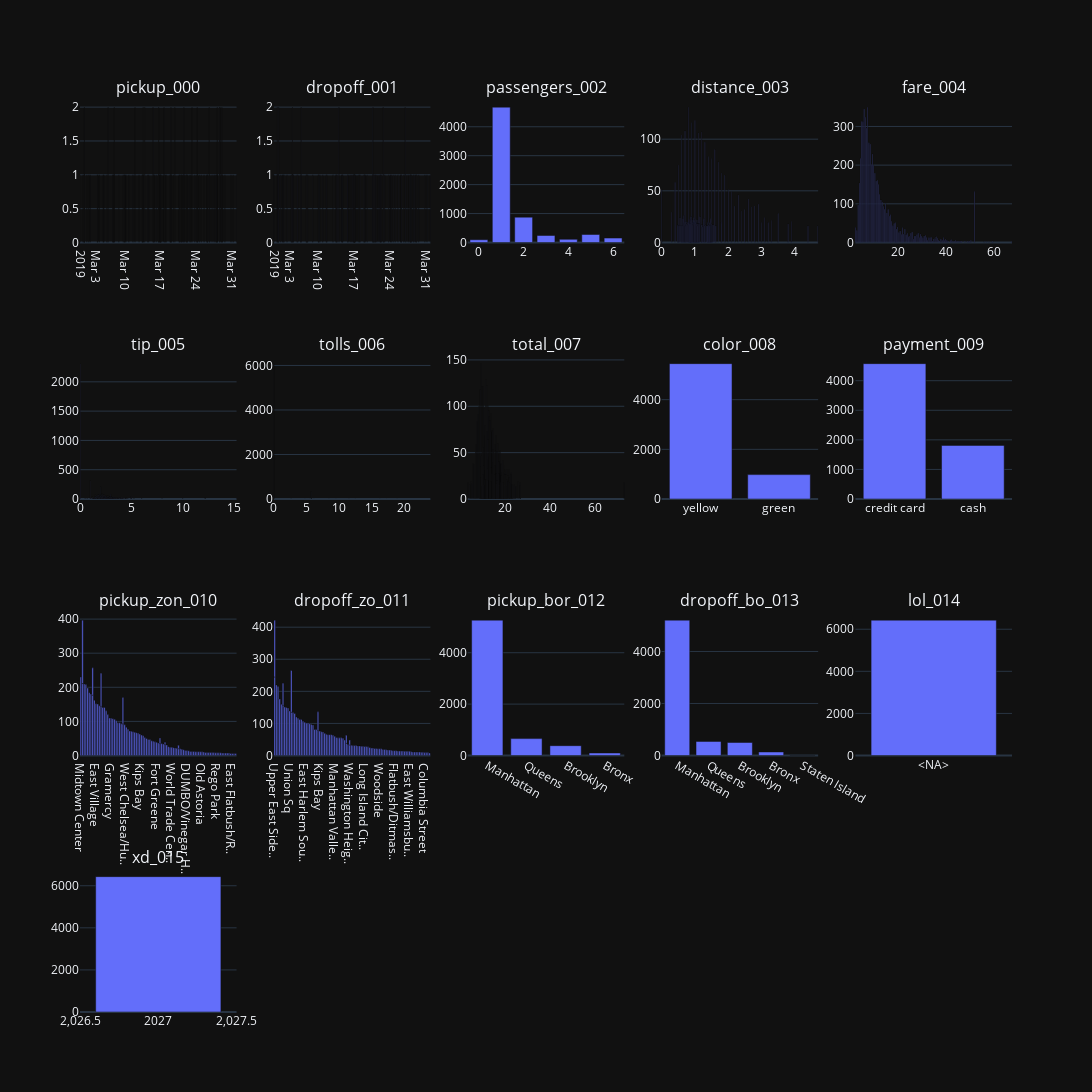

Notebook source saved alongside this figure:
### Markdown cell above
### <a id='toc1_3_2_'></a>[describe_df()](#toc0_)

### Code cell
df["lol"] = np.nan
df["xd"]=2027
df["lol"] = df["lol"].astype("float64")

display(df)

tbl.describe_df(
    df,
    # "taxis",
    # use_columns=False,
    # renderer="svg",
    top_n_uniques=10,
    top_n_chars_in_columns=10,
    top_n_chars_in_index=15,
)

### Figure 1 — Plotly figure (JSON) as saved in the notebook; plotly's stock layout.template omitted (floating-point values rounded to 4 significant figures)
{"data": [{"hovertemplate": "x=%{x}<br>y=%{y}<extra></extra>", "legendgroup": "", "marker": {"color": "#636efa", "pattern": {"shape": ""}}, "name": "", "orientation": "v", "showlegend": false, "textposition": "auto", "type": "bar", "x": ["2019-03-13 10:57:06", "2019-03-21 08:59:27", "2019-03-01 23:48:39", "2019-03-28 08:21:02", "2019-03-07 19:54:40", "2019-03-24 00:12:23", "2019-03-16 10:37:52", "2019-03-13 17:27:27", "2019-03-22 23:15:20", "2019-03-26 08:02:40", "2019-03-18 20:39:17", "2019-03-27 21:37:43", "2019-03-11 20:28:00", "2019-03-28 18:47:12", "2019-03-15 08:39:34", "2019-03-28 10:05:08", "2019-03-19 14:40:14", "2019-03-06 14:40:57", "2019-03-17 12:10:05", "2019-03-22 12:47:13", "2019-03-16 10:02:25", "2019-03-08 16:18:37", "2019-03-23 11:48:50", "2019-03-10 01:23:59", "2019-03-26 21:07:31", "2019-03-11 10:37:23", "2019-03-30 13:27:42", "2019-03-27 17:53:01", "2019-03-18 21:27:14", "2019-03-20 19:39:42", "2019-03-21 03:37:34", "2019-03-19 07:55:25", "2019-03-27 12:13:34", "2019-03-16 17:53:34", "2019-03-15 12:36:05", "2019-03-23 20:50:49", "2019-03-27 06:28:36", "2019-03-25 22:04:25", "2019-03-25 08:01:01", "2019-03-25 23:05:54", "2019-03-28 17:20:54", "2019-03-04 12:15:39", "2019-03-07 15:15:46", "2019-03-07 16:49:01", "2019-03-03 02:45:36", "2019-03-16 20:30:36", "2019-03-20 12:25:31", "2019-03-06 08:09:03", "2019-03-10 15:14:20", "2019-03-01 02:55:55", "2019-03-17 19:24:50", "2019-03-20 22:29:32", "2019-03-21 10:48:02", "2019-03-01 17:39:58", "2019-03-22 17:28:51", "2019-03-21 18:41:58", "2019-03-18 16:03:14", "2019-03-25 22:50:56", "2019-03-02 10:47:45", "2019-03-24 18:42:56", "2019-03-30 23:59:14", "2019-03-27 19:39:16", "2019-03-14 07:19:29", "2019-03-07 11:19:21", "2019-03-20 11:40:59", "2019-03-13 06:17:45", "2019-03-24 09:53:28", "2019-03-09 19:54:40", "2019-03-04 21:35:00", "2019-03-17 01:28:28", "2019-03-21 21:30:05", "2019-03-20 18:49:24", "2019-03-24 01:13:51", "2019-03-14 12:11:52", "2019-03-05 17:57:00", "2019-03-17 13:55:43", "2019-03-01 23:21:01", "2019-03-09 19:24:01", "2019-03-01 22:49:54", "2019-03-13 10:55:10", "2019-03-21 23:33:55", "2019-03-28 21:59:44", "2019-03-26 10:14:55", "2019-03-02 19:08:25", "2019-03-15 13:42:03", "2019-03-04 13:39:06", "2019-03-22 02:22:01", "2019-03-31 15:43:37", "2019-03-27 19:27:17", "2019-03-13 07:34:09", "2019-03-12 15:44:53", "2019-03-29 08:48:46", "2019-03-16 16:36:34", "2019-03-16 17:38:47", "2019-03-09 13:42:08", "2019-03-05 15:41:23", "2019-03-18 19:57:00", "2019-03-17 22:47:36", "2019-03-15 23:46:05", "2019-03-16 18:57:19"], "xaxis": "x", "y": [2, 2, 2, 2, 2, 2, 2, 2, 2, 2, 2, 2, 2, 2, 2, 2, 2, 2, 2, 1, 1, 1, 1, 1, 1, 1, 1, 1, 1, 1, 1, 1, 1, 1, 1, 1, 1, 1, 1, 1, 1, 1, 1, 1, 1, 1, 1, 1, 1, 1, 1, 1, 1, 1, 1, 1, 1, 1, 1, 1, 1, 1, 1, 1, 1, 1, 1, 1, 1, 1, 1, 1, 1, 1, 1, 1, 1, 1, 1, 1, 1, 1, 1, 1, 1, 1, 1, 1, 1, 1, 1, 1, 1, 1, 1, 1, 1, 1, 1, 1], "yaxis": "y"}, {"hovertemplate": "x=%{x}<br>y=%{y}<extra></extra>", "legendgroup": "", "marker": {"color": "#636efa", "pattern": {"shape": ""}}, "name": "", "orientation": "v", "showlegend": false, "textposition": "auto", "type": "bar", "x": ["2019-03-04 18:08:13", "2019-03-01 19:18:55", "2019-03-06 10:54:59", "2019-03-02 00:58:26", "2019-03-26 17:39:56", "2019-03-13 19:39:35", "2019-03-22 11:06:48", "2019-03-20 10:38:15", "2019-03-26 21:17:29", "2019-03-16 10:22:29", "2019-03-08 16:26:57", "2019-03-23 12:06:14", "2019-03-22 12:58:17", "2019-03-10 01:49:51", "2019-03-11 10:47:31", "2019-03-30 13:37:14", "2019-03-18 21:34:16", "2019-03-27 18:00:25", "2019-03-20 19:45:36", "2019-03-15 12:54:28", "2019-03-19 08:09:17", "2019-03-27 12:25:48", "2019-03-16 18:13:57", "2019-03-25 08:13:27", "2019-03-23 21:02:07", "2019-03-27 06:38:10", "2019-03-25 22:11:30", "2019-03-21 03:44:13", "2019-03-25 23:11:13", "2019-03-28 17:55:57", "2019-03-24 10:01:22", "2019-03-04 12:26:53", "2019-03-20 12:06:41", "2019-03-07 16:57:07", "2019-03-03 03:02:14", "2019-03-16 20:46:22", "2019-03-20 12:45:02", "2019-03-06 08:27:11", "2019-03-10 15:20:17", "2019-03-01 02:57:59", "2019-03-17 19:29:58", "2019-03-20 22:32:24", "2019-03-21 10:57:45", "2019-03-01 18:04:46", "2019-03-22 17:33:51", "2019-03-21 19:15:25", "2019-03-18 16:10:36", "2019-03-25 22:59:51", "2019-03-07 15:50:14", "2019-03-24 19:09:00", "2019-03-30 23:59:17", "2019-03-27 20:00:26", "2019-03-14 07:45:51", "2019-03-07 11:39:09", "2019-03-04 21:53:42", "2019-03-13 06:21:54", "2019-03-02 10:56:08", "2019-03-17 22:55:32", "2019-03-16 17:56:04", "2019-03-29 08:56:07", "2019-03-20 19:12:40", "2019-03-24 01:24:00", "2019-03-14 12:40:54", "2019-03-05 18:45:25", "2019-03-17 14:01:39", "2019-03-01 23:46:28", "2019-03-09 19:33:32", "2019-03-01 22:53:32", "2019-03-13 11:23:25", "2019-03-21 23:36:39", "2019-03-28 22:04:04", "2019-03-26 10:26:58", "2019-03-02 19:31:42", "2019-03-15 13:49:00", "2019-03-04 13:58:52", "2019-03-22 02:30:21", "2019-03-31 15:53:39", "2019-03-27 19:48:47", "2019-03-13 07:38:18", "2019-03-12 16:02:05", "2019-03-02 23:17:34", "2019-03-21 21:39:03", "2019-03-17 02:04:54", "2019-03-05 15:46:30", "2019-03-16 16:54:50", "2019-03-18 20:06:22", "2019-03-28 11:49:30", "2019-03-15 23:59:52", "2019-03-16 19:00:16", "2019-03-14 12:08:32", "2019-03-16 21:21:58", "2019-03-09 20:07:27", "2019-03-03 16:48:36", "2019-03-04 20:24:14", "2019-03-28 23:16:56", "2019-03-16 05:08:20", "2019-03-27 22:41:40", "2019-03-07 11:05:01", "2019-03-11 08:47:21", "2019-03-28 07:41:14"], "xaxis": "x2", "y": [2, 2, 2, 2, 2, 2, 2, 2, 1, 1, 1, 1, 1, 1, 1, 1, 1, 1, 1, 1, 1, 1, 1, 1, 1, 1, 1, 1, 1, 1, 1, 1, 1, 1, 1, 1, 1, 1, 1, 1, 1, 1, 1, 1, 1, 1, 1, 1, 1, 1, 1, 1, 1, 1, 1, 1, 1, 1, 1, 1, 1, 1, 1, 1, 1, 1, 1, 1, 1, 1, 1, 1, 1, 1, 1, 1, 1, 1, 1, 1, 1, 1, 1, 1, 1, 1, 1, 1, 1, 1, 1, 1, 1, 1, 1, 1, 1, 1, 1, 1], "yaxis": "y2"}, {"hovertemplate": "x=%{x}<br>y=%{y}<extra></extra>", "legendgroup": "", "marker": {"color": "#636efa", "pattern": {"shape": ""}}, "name": "", "orientation": "v", "showlegend": false, "textposition": "auto", "type": "bar", "x": [1, 2, 5, 3, 6, 4, 0], "xaxis": "x3", "y": [4678, 876, 277, 243, 153, 110, 96], "yaxis": "y3"}, {"hovertemplate": "x=%{x}<br>y=%{y}<extra></extra>", "legendgroup": "", "marker": {"color": "#636efa", "pattern": {"shape": ""}}, "name": "", "orientation": "v", "showlegend": false, "textposition": "auto", "type": "bar", "x": [0.8, 1.0, 0.9, 0.7, 1.2, 1.1, 0.6, 1.3, 1.6, 1.4, 1.5, 1.7, 0.5, 1.8, 1.9, 0.4, 2.0, 0.0, 2.1, 2.3, 2.6, 2.9, 2.2, 2.8, 2.7, 2.5, 2.4, 0.3, 3.5, 0.66, 0.88, 1.15, 0.55, 3.1, 0.95, 0.87, 1.46, 0.64, 1.27, 0.81, 0.91, 1.02, 0.97, 1.06, 0.89, 0.84, 1.26, 3.3, 0.86, 1.47, 0.73, 0.99, 3.9, 0.68, 1.38, 1.01, 1.43, 1.03, 0.77, 0.82, 3.2, 1.14, 0.94, 1.79, 0.98, 3.0, 1.04, 1.49, 1.13, 1.11, 0.74, 3.8, 0.85, 1.05, 1.09, 1.08, 0.93, 1.52, 0.48, 1.21, 0.78, 1.32, 1.55, 1.19, 1.42, 1.37, 1.45, 0.71, 1.07, 1.28, 1.34, 0.58, 4.7, 1.39, 1.63, 0.49, 0.53, 0.62, 4.4, 1.22], "xaxis": "x4", "y": [131, 118, 116, 108, 107, 106, 104, 97, 90, 83, 81, 78, 75, 67, 65, 58, 51, 51, 49, 46, 42, 37, 35, 35, 34, 32, 30, 29, 28, 26, 25, 25, 24, 24, 24, 23, 23, 23, 23, 22, 22, 22, 22, 22, 22, 22, 21, 21, 21, 20, 20, 20, 20, 19, 19, 19, 19, 19, 19, 19, 19, 19, 19, 19, 19, 19, 18, 18, 18, 18, 18, 18, 18, 18, 18, 18, 17, 17, 17, 17, 17, 17, 17, 17, 17, 16, 16, 16, 16, 16, 16, 16, 16, 16, 16, 16, 16, 16, 16, 15], "yaxis": "y4"}, {"hovertemplate": "x=%{x}<br>y=%{y}<extra></extra>", "legendgroup": "", "marker": {"color": "#636efa", "pattern": {"shape": ""}}, "name": "", "orientation": "v", "showlegend": false, "textposition": "auto", "type": "bar", "x": [7.5, 6.0, 6.5, 5.0, 5.5, 7.0, 8.0, 8.5, 9.5, 4.5, 9.0, 10.0, 10.5, 11.5, 11.0, 4.0, 12.0, 52.0, 12.5, 13.0, 13.5, 15.0, 3.5, 14.0, 14.5, 16.0, 15.5, 17.0, 16.5, 17.5, 19.0, 18.5, 18.0, 20.0, 2.5, 22.0, 19.5, 23.0, 3.0, 21.0, 26.0, 20.5, 25.5, 28.5, 24.0, 29.5, 22.5, 21.5, 28.0, 23.5, 31.5, 27.0, 27.5, 25.0, 31.0, 30.0, 24.5, 36.0, 32.0, 33.5, 34.0, 33.0, 39.0, 30.5, 29.0, 36.5, 35.5, 40.0, 26.5, 38.0, 35.0, 42.5, 40.5, 38.5, 37.0, 44.0, 32.5, 39.5, 50.5, 42.0, 34.5, 43.5, 45.0, 46.0, 41.0, 50.0, 43.0, 46.5, 59.5, 45.5, 37.5, 49.0, 48.0, 19.26, 57.0, 49.5, 56.0, 67.5, 58.0, 44.5], "xaxis": "x5", "y": [350, 345, 323, 313, 312, 296, 258, 254, 229, 217, 201, 199, 179, 160, 159, 154, 150, 131, 124, 110, 104, 101, 97, 94, 86, 85, 76, 72, 68, 54, 51, 49, 43, 40, 39, 38, 35, 34, 31, 30, 27, 26, 24, 24, 23, 22, 22, 21, 20, 20, 18, 17, 17, 17, 17, 16, 15, 15, 13, 13, 13, 12, 12, 12, 12, 11, 10, 9, 9, 9, 9, 7, 6, 6, 6, 6, 6, 5, 5, 5, 4, 4, 4, 4, 4, 3, 3, 3, 3, 3, 3, 3, 3, 2, 2, 2, 2, 2, 2, 2], "yaxis": "y5"}, {"hovertemplate": "x=%{x}<br>y=%{y}<extra></extra>", "legendgroup": "", "marker": {"color": "#636efa", "pattern": {"shape": ""}}, "name": "", "orientation": "v", "showlegend": false, "textposition": "auto", "type": "bar", "x": [0.0, 1.0, 2.0, 2.16, 1.86, 3.0, 2.26, 2.36, 1.96, 1.5, 1.76, 2.06, 1.66, 1.95, 2.46, 2.76, 2.66, 2.15, 1.56, 2.45, 2.96, 5.0, 3.16, 2.86, 1.2, 1.75, 3.06, 2.56, 2.25, 2.05, 1.85, 1.46, 2.95, 3.05, 3.36, 4.0, 3.26, 2.55, 2.2, 1.7, 3.45, 1.55, 2.35, 2.85, 2.5, 1.65, 3.76, 2.65, 2.75, 3.66, 2.32, 3.46, 2.7, 3.2, 3.56, 2.08, 4.46, 3.15, 12.21, 3.7, 3.95, 3.25, 3.86, 1.32, 3.96, 3.65, 4.16, 1.26, 4.05, 4.45, 1.25, 0.7, 6.0, 1.77, 4.96, 4.26, 1.4, 1.06, 3.75, 3.55, 4.06, 2.34, 0.5, 10.0, 4.08, 3.35, 1.36, 5.26, 4.15, 4.66, 4.36, 4.56, 2.94, 3.08, 1.47, 2.82, 2.58, 15.26, 1.45, 8.0], "xaxis": "x6", "y": [2311, 312, 211, 89, 79, 77, 74, 74, 73, 71, 69, 64, 58, 57, 53, 52, 52, 51, 49, 46, 43, 42, 41, 40, 40, 38, 38, 36, 36, 36, 35, 35, 35, 34, 32, 32, 29, 29, 29, 29, 28, 28, 27, 27, 25, 25, 25, 24, 23, 23, 22, 21, 21, 20, 19, 18, 18, 18, 18, 17, 16, 15, 15, 15, 14, 14, 13, 13, 13, 13, 13, 12, 12, 12, 12, 12, 12, 12, 11, 11, 11, 11, 11, 11, 11, 10, 10, 10, 10, 10, 9, 9, 9, 9, 9, 9, 9, 8, 8, 8], "yaxis": "y6"}, {"hovertemplate": "x=%{x}<br>y=%{y}<extra></extra>", "legendgroup": "", "marker": {"color": "#636efa", "pattern": {"shape": ""}}, "name": "", "orientation": "v", "showlegend": false, "textposition": "auto", "type": "bar", "x": [0.0, 5.76, 2.64, 11.52, 12.5, 5.54, 6.12, 8.4, 17.28, 16.26, 9.5, 5.75, 24.02, 8.5, 18.9, 4.75], "xaxis": "x7", "y": [6083, 324, 7, 4, 2, 2, 2, 1, 1, 1, 1, 1, 1, 1, 1, 1], "yaxis": "y7"}, {"hovertemplate": "x=%{x}<br>y=%{y}<extra></extra>", "legendgroup": "", "marker": {"color": "#636efa", "pattern": {"shape": ""}}, "name": "", "orientation": "v", "showlegend": false, "textposition": "auto", "type": "bar", "x": [9.3, 11.3, 11.8, 9.8, 10.3, 8.8, 12.3, 8.3, 10.8, 12.8, 13.8, 7.8, 12.96, 13.3, 7.3, 11.16, 14.8, 14.16, 14.3, 11.76, 13.56, 10.56, 15.8, 12.36, 16.8, 6.8, 15.3, 9.96, 14.76, 17.8, 15.96, 17.3, 16.3, 16.56, 9.36, 12.95, 11.75, 17.76, 18.96, 17.16, 14.75, 5.8, 18.3, 6.3, 18.36, 10.55, 15.36, 19.3, 8.76, 13.55, 12.35, 11.15, 21.8, 20.8, 20.16, 22.8, 18.8, 19.56, 14.15, 15.95, 17.15, 22.56, 20.3, 15.35, 19.8, 9.95, 21.3, 18.35, 21.96, 9.35, 11.0, 20.76, 11.62, 16.55, 12.25, 13.0, 13.5, 21.36, 4.8, 25.8, 22.3, 18.95, 3.3, 26.76, 73.27, 17.75, 5.3, 16.0, 4.3, 23.3, 23.8, 26.8, 19.55, 23.16, 17.25, 10.38, 24.8, 9.75, 20.75, 24.3], "xaxis": "x8", "y": [146, 129, 122, 121, 121, 118, 101, 100, 98, 95, 92, 91, 89, 85, 84, 79, 76, 74, 73, 73, 73, 69, 68, 64, 60, 59, 59, 56, 53, 52, 52, 51, 51, 50, 47, 46, 43, 42, 41, 40, 39, 38, 38, 37, 37, 36, 36, 36, 35, 34, 33, 32, 32, 32, 32, 29, 29, 29, 28, 27, 27, 26, 26, 26, 26, 26, 25, 25, 23, 23, 21, 21, 21, 20, 20, 20, 19, 19, 19, 19, 18, 18, 18, 18, 18, 18, 17, 17, 16, 16, 16, 15, 15, 15, 15, 15, 14, 14, 14, 14], "yaxis": "y8"}, {"hovertemplate": "x=%{x}<br>y=%{y}<extra></extra>", "legendgroup": "", "marker": {"color": "#636efa", "pattern": {"shape": ""}}, "name": "", "orientation": "v", "showlegend": false, "textposition": "auto", "type": "bar", "x": ["yellow", "green"], "xaxis": "x9", "y": [5451, 982], "yaxis": "y9"}, {"hovertemplate": "x=%{x}<br>y=%{y}<extra></extra>", "legendgroup": "", "marker": {"color": "#636efa", "pattern": {"shape": ""}}, "name": "", "orientation": "v", "showlegend": false, "textposition": "auto", "type": "bar", "x": ["credit card", "cash"], "xaxis": "x10", "y": [4577, 1812], "yaxis": "y10"}, {"hovertemplate": "x=%{x}<br>y=%{y}<extra></extra>", "legendgroup": "", "marker": {"color": "#636efa", "pattern": {"shape": ""}}, "name": "", "orientation": "v", "showlegend": false, "textposition": "auto", "type": "bar", "x": ["Midtown Center", "Upper East Side..", "Penn Station/Ma..", "Clinton East", "Midtown East", "Upper East Side..", "Times Sq/Theatr..", "Union Sq", "Lincoln Square ..", "Murray Hill", "East Village", "JFK Airport", "LaGuardia Airpo..", "Upper West Side..", "Midtown South", "Midtown North", "East Chelsea", "Lenox Hill West", "West Village", "Gramercy", "Garment Distric..", "Sutton Place/Tu..", "Yorkville West", "Upper West Side..", "Flatiron", "Lenox Hill East", "East Harlem Sou..", "Greenwich Villa..", "TriBeCa/Civic C..", "West Chelsea/Hu..", "Lincoln Square ..", "Lower East Side", "Greenwich Villa..", "East Harlem Nor..", "Yorkville East", "Central Park", "Central Harlem", "UN/Turtle Bay S..", "Astoria", "Morningside Hei..", "Kips Bay", "Meatpacking/Wes..", "Little Italy/No..", "Manhattan Valle..", "Hudson Sq", "SoHo", "Battery Park Ci..", "Central Harlem ..", "Clinton West", "Fort Greene", "Downtown Brookl..", "Financial Distr..", "Elmhurst", "Brooklyn Height..", "Washington Heig..", "Jackson Heights", "Woodside", "Forest Hills", "World Trade Cen..", "Hamilton Height..", "Park Slope", "Boerum Hill", "Long Island Cit..", "Bloomingdale", "Steinway", "Sunnyside", "Financial Distr..", "Williamsburg (N..", "DUMBO/Vinegar H..", "Chinatown", "Two Bridges/Sew..", "Crown Heights N..", "Jamaica", "Cobble Hill", "Queensbridge/Ra..", "Williamsburg (S..", "Seaport", "Old Astoria", "East New York", "Long Island Cit..", "Alphabet City", "Bushwick South", "Greenpoint", "Manhattanville", "East Concourse/..", "Stuyvesant Heig..", "Mott Haven/Port..", "Rego Park", "Parkchester", "Sheepshead Bay", "Washington Heig..", "Stuy Town/Peter..", "East Flatbush/F..", "Clinton Hill", "Flushing", "Carroll Gardens", "Starrett City", "East Flatbush/R..", "South Jamaica", "Coney Island"], "xaxis": "x11", "y": [230, 211, 210, 208, 198, 186, 184, 180, 177, 162, 152, 151, 146, 144, 141, 141, 131, 120, 110, 109, 108, 106, 102, 97, 96, 96, 93, 93, 90, 83, 80, 77, 77, 72, 71, 70, 68, 67, 65, 63, 60, 58, 53, 50, 47, 47, 43, 42, 40, 39, 37, 35, 35, 34, 32, 31, 26, 24, 24, 23, 22, 21, 20, 20, 18, 17, 16, 15, 15, 14, 12, 12, 12, 11, 11, 11, 11, 11, 10, 10, 9, 9, 9, 9, 9, 9, 8, 8, 8, 8, 7, 7, 7, 7, 7, 7, 6, 6, 6, 6], "yaxis": "y11"}, {"hovertemplate": "x=%{x}<br>y=%{y}<extra></extra>", "legendgroup": "", "marker": {"color": "#636efa", "pattern": {"shape": ""}}, "name": "", "orientation": "v", "showlegend": false, "textposition": "auto", "type": "bar", "x": ["Upper East Side..", "Murray Hill", "Midtown Center", "Upper East Side..", "Midtown East", "Times Sq/Theatr..", "Lincoln Square ..", "Clinton East", "East Village", "Penn Station/Ma..", "Union Sq", "Upper West Side..", "Lenox Hill West", "Midtown North", "Upper West Side..", "East Chelsea", "Midtown South", "Lenox Hill East", "Gramercy", "Yorkville West", "East Harlem Sou..", "West Village", "West Chelsea/Hu..", "Sutton Place/Tu..", "Garment Distric..", "UN/Turtle Bay S..", "Central Park", "TriBeCa/Civic C..", "Greenwich Villa..", "Kips Bay", "Flatiron", "Lower East Side", "Central Harlem ..", "Lincoln Square ..", "Clinton West", "LaGuardia Airpo..", "Yorkville East", "East Harlem Nor..", "Central Harlem", "Manhattan Valle..", "Greenwich Villa..", "JFK Airport", "Morningside Hei..", "Meatpacking/Wes..", "Astoria", "Little Italy/No..", "Battery Park Ci..", "Financial Distr..", "Jackson Heights", "Washington Heig..", "Park Slope", "SoHo", "Alphabet City", "Hudson Sq", "Fort Greene", "Crown Heights N..", "Two Bridges/Sew..", "Brooklyn Height..", "Long Island Cit..", "Sunnyside", "Boerum Hill", "Hamilton Height..", "Financial Distr..", "World Trade Cen..", "Stuy Town/Peter..", "Clinton Hill", "Elmhurst", "Forest Hills", "Woodside", "Steinway", "Old Astoria", "Downtown Brookl..", "Seaport", "Queensbridge/Ra..", "Bloomingdale", "Williamsburg (N..", "Manhattanville", "Flatbush/Ditmas..", "Washington Heig..", "Bedford", "Williamsburg (S..", "DUMBO/Vinegar H..", "Greenpoint", "East Concourse/..", "Stuyvesant Heig..", "Carroll Gardens", "Cobble Hill", "East Williamsbu..", "Bushwick South", "South Ozone Par..", "East New York", "Crown Heights S..", "Chinatown", "Bushwick North", "Melrose South", "West Concourse", "Columbia Street", "Hillcrest/Pomon..", "Prospect-Leffer..", "Middle Village"], "xaxis": "x12", "y": [245, 220, 215, 177, 176, 160, 156, 151, 150, 148, 139, 135, 134, 131, 130, 120, 116, 112, 112, 107, 104, 101, 101, 99, 97, 95, 81, 81, 78, 76, 74, 73, 69, 69, 66, 65, 65, 65, 63, 60, 58, 56, 55, 55, 55, 54, 48, 38, 34, 33, 32, 31, 31, 31, 30, 30, 29, 29, 28, 28, 27, 25, 25, 23, 23, 22, 22, 21, 21, 21, 19, 19, 18, 17, 17, 16, 15, 15, 15, 15, 14, 14, 14, 14, 13, 13, 13, 13, 12, 11, 11, 11, 11, 11, 10, 10, 9, 9, 9, 8], "yaxis": "y12"}, {"hovertemplate": "x=%{x}<br>y=%{y}<extra></extra>", "legendgroup": "", "marker": {"color": "#636efa", "pattern": {"shape": ""}}, "name": "", "orientation": "v", "showlegend": false, "textposition": "auto", "type": "bar", "x": ["Manhattan", "Queens", "Brooklyn", "Bronx"], "xaxis": "x13", "y": [5268, 657, 383, 99], "yaxis": "y13"}, {"hovertemplate": "x=%{x}<br>y=%{y}<extra></extra>", "legendgroup": "", "marker": {"color": "#636efa", "pattern": {"shape": ""}}, "name": "", "orientation": "v", "showlegend": false, "textposition": "auto", "type": "bar", "x": ["Manhattan", "Queens", "Brooklyn", "Bronx", "Staten Island"], "xaxis": "x14", "y": [5206, 542, 501, 137, 2], "yaxis": "y14"}, {"hovertemplate": "x=%{x}<br>y=%{y}<extra></extra>", "legendgroup": "", "marker": {"color": "#636efa", "pattern": {"shape": ""}}, "name": "", "orientation": "v", "showlegend": false, "textposition": "auto", "type": "bar", "x": ["<NA>"], "xaxis": "x15", "y": [6433], "yaxis": "y15"}, {"hovertemplate": "x=%{x}<br>y=%{y}<extra></extra>", "legendgroup": "", "marker": {"color": "#636efa", "pattern": {"shape": ""}}, "name": "", "orientation": "v", "showlegend": false, "textposition": "auto", "type": "bar", "x": [2027], "xaxis": "x16", "y": [6433], "yaxis": "y16"}], "layout": {"annotations": [{"font": {"size": 16}, "showarrow": false, "text": "pickup_000", "x": 0.084, "xanchor": "center", "xref": "paper", "y": 1, "yanchor": "bottom", "yref": "paper"}, {"font": {"size": 16}, "showarrow": false, "text": "dropoff_001", "x": 0.292, "xanchor": "center", "xref": "paper", "y": 1, "yanchor": "bottom", "yref": "paper"}, {"font": {"size": 16}, "showarrow": false, "text": "passengers_002", "x": 0.5, "xanchor": "center", "xref": "paper", "y": 1, "yanchor": "bottom", "yref": "paper"}, {"font": {"size": 16}, "showarrow": false, "text": "distance_003", "x": 0.708, "xanchor": "center", "xref": "paper", "y": 1, "yanchor": "bottom", "yref": "paper"}, {"font": {"size": 16}, "showarrow": false, "text": "fare_004", "x": 0.916, "xanchor": "center", "xref": "paper", "y": 1, "yanchor": "bottom", "yref": "paper"}, {"font": {"size": 16}, "showarrow": false, "text": "tip_005", "x": 0.084, "xanchor": "center", "xref": "paper", "y": 0.7188, "yanchor": "bottom", "yref": "paper"}, {"font": {"size": 16}, "showarrow": false, "text": "tolls_006", "x": 0.292, "xanchor": "center", "xref": "paper", "y": 0.7188, "yanchor": "bottom", "yref": "paper"}, {"font": {"size": 16}, "showarrow": false, "text": "total_007", "x": 0.5, "xanchor": "center", "xref": "paper", "y": 0.7188, "yanchor": "bottom", "yref": "paper"}, {"font": {"size": 16}, "showarrow": false, "text": "color_008", "x": 0.708, "xanchor": "center", "xref": "paper", "y": 0.7188, "yanchor": "bottom", "yref": "paper"}, {"font": {"size": 16}, "showarrow": false, "text": "payment_009", "x": 0.916, "xanchor": "center", "xref": "paper", "y": 0.7188, "yanchor": "bottom", "yref": "paper"}, {"font": {"size": 16}, "showarrow": false, "text": "pickup_zon_010", "x": 0.084, "xanchor": "center", "xref": "paper", "y": 0.4375, "yanchor": "bottom", "yref": "paper"}, {"font": {"size": 16}, "showarrow": false, "text": "dropoff_zo_011", "x": 0.292, "xanchor": "center", "xref": "paper", "y": 0.4375, "yanchor": "bottom", "yref": "paper"}, {"font": {"size": 16}, "showarrow": false, "text": "pickup_bor_012", "x": 0.5, "xanchor": "center", "xref": "paper", "y": 0.4375, "yanchor": "bottom", "yref": "paper"}, {"font": {"size": 16}, "showarrow": false, "text": "dropoff_bo_013", "x": 0.708, "xanchor": "center", "xref": "paper", "y": 0.4375, "yanchor": "bottom", "yref": "paper"}, {"font": {"size": 16}, "showarrow": false, "text": "lol_014", "x": 0.916, "xanchor": "center", "xref": "paper", "y": 0.4375, "yanchor": "bottom", "yref": "paper"}, {"font": {"size": 16}, "showarrow": false, "text": "xd_015", "x": 0.084, "xanchor": "center", "xref": "paper", "y": 0.1562, "yanchor": "bottom", "yref": "paper"}], "height": 1200, "width": 1500, "xaxis": {"anchor": "y", "domain": [0, 0.168]}, "xaxis10": {"anchor": "y10", "domain": [0.832, 1]}, "xaxis11": {"anchor": "y11", "domain": [0, 0.168]}, "xaxis12": {"anchor": "y12", "domain": [0.208, 0.376]}, "xaxis13": {"anchor": "y13", "domain": [0.416, 0.584]}, "xaxis14": {"anchor": "y14", "domain": [0.624, 0.792]}, "xaxis15": {"anchor": "y15", "domain": [0.832, 1]}, "xaxis16": {"anchor": "y16", "domain": [0, 0.168]}, "xaxis17": {"anchor": "y17", "domain": [0.208, 0.376]}, "xaxis18": {"anchor": "y18", "domain": [0.416, 0.584]}, "xaxis19": {"anchor": "y19", "domain": [0.624, 0.792]}, "xaxis2": {"anchor": "y2", "domain": [0.208, 0.376]}, "xaxis20": {"anchor": "y20", "domain": [0.832, 1]}, "xaxis3": {"anchor": "y3", "domain": [0.416, 0.584]}, "xaxis4": {"anchor": "y4", "domain": [0.624, 0.792]}, "xaxis5": {"anchor": "y5", "domain": [0.832, 1]}, "xaxis6": {"anchor": "y6", "domain": [0, 0.168]}, "xaxis7": {"anchor": "y7", "domain": [0.208, 0.376]}, "xaxis8": {"anchor": "y8", "domain": [0.416, 0.584]}, "xaxis9": {"anchor": "y9", "domain": [0.624, 0.792]}, "yaxis": {"anchor": "x", "domain": [0.8438, 1]}, "yaxis10": {"anchor": "x10", "domain": [0.5625, 0.7188]}, "yaxis11": {"anchor": "x11", "domain": [0.2812, 0.4375]}, "yaxis12": {"anchor": "x12", "domain": [0.2812, 0.4375]}, "yaxis13": {"anchor": "x13", "domain": [0.2812, 0.4375]}, "yaxis14": {"anchor": "x14", "domain": [0.2812, 0.4375]}, "yaxis15": {"anchor": "x15", "domain": [0.2812, 0.4375]}, "yaxis16": {"anchor": "x16", "domain": [0, 0.1562]}, "yaxis17": {"anchor": "x17", "domain": [0, 0.1562]}, "yaxis18": {"anchor": "x18", "domain": [0, 0.1562]}, "yaxis19": {"anchor": "x19", "domain": [0, 0.1562]}, "yaxis2": {"anchor": "x2", "domain": [0.8438, 1]}, "yaxis20": {"anchor": "x20", "domain": [0, 0.1562]}, "yaxis3": {"anchor": "x3", "domain": [0.8438, 1]}, "yaxis4": {"anchor": "x4", "domain": [0.8438, 1]}, "yaxis5": {"anchor": "x5", "domain": [0.8438, 1]}, "yaxis6": {"anchor": "x6", "domain": [0.5625, 0.7188]}, "yaxis7": {"anchor": "x7", "domain": [0.5625, 0.7188]}, "yaxis8": {"anchor": "x8", "domain": [0.5625, 0.7188]}, "yaxis9": {"anchor": "x9", "domain": [0.5625, 0.7188]}}}
